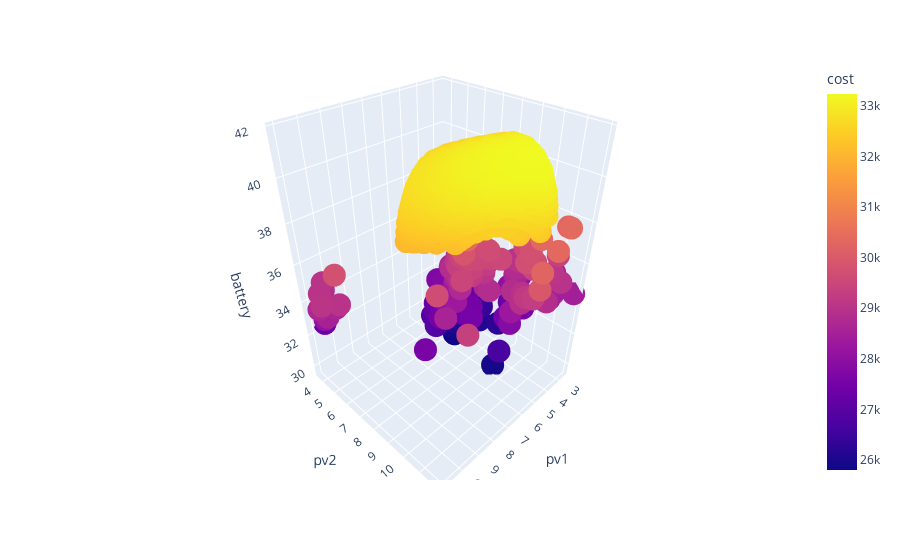

This figure's notebook cell:
### Code cell
calc_cheby_2(full_df[full_df['type'] == 0], epsilon=0.19, pv_max=[20, 20])

### Figure 1 — Plotly figure (JSON) as saved in the notebook; plotly's stock layout.template omitted (floating-point values rounded to 4 significant figures; data arrays with more than 128 entries replaced by an {"elided": "..."} marker saying what was removed)
{"data": [{"hovertemplate": "pv1=%{x}<br>pv2=%{y}<br>battery=%{z}<br>cost=%{marker.color}<extra></extra>", "legendgroup": "", "marker": {"color": {"elided": "174 float values"}, "coloraxis": "coloraxis", "symbol": "circle"}, "mode": "markers", "name": "", "scene": "scene", "showlegend": false, "type": "scatter3d", "x": {"elided": "174 float values"}, "y": {"elided": "174 float values"}, "z": {"elided": "174 float values"}}, {"hovertemplate": "0=%{x}<br>1=%{y}<br>2=%{z}<br>3=%{marker.color}<extra></extra>", "legendgroup": "", "marker": {"color": {"elided": "2700 float values"}, "coloraxis": "coloraxis", "symbol": "circle"}, "mode": "markers", "name": "", "scene": "scene", "showlegend": false, "type": "scatter3d", "x": {"elided": "2700 float values"}, "y": {"elided": "2700 float values"}, "z": {"elided": "2700 float values"}}], "layout": {"coloraxis": {"colorbar": {"title": {"text": "cost"}}, "colorscale": [[0, "#0d0887"], [0.1111, "#46039f"], [0.2222, "#7201a8"], [0.3333, "#9c179e"], [0.4444, "#bd3786"], [0.5556, "#d8576b"], [0.6667, "#ed7953"], [0.7778, "#fb9f3a"], [0.8889, "#fdca26"], [1, "#f0f921"]]}, "legend": {"tracegroupgap": 0}, "margin": {"t": 60}, "scene": {"domain": {"x": [0, 1], "y": [0, 1]}, "xaxis": {"title": {"text": "pv1"}}, "yaxis": {"title": {"text": "pv2"}}, "zaxis": {"title": {"text": "battery"}}}}}
